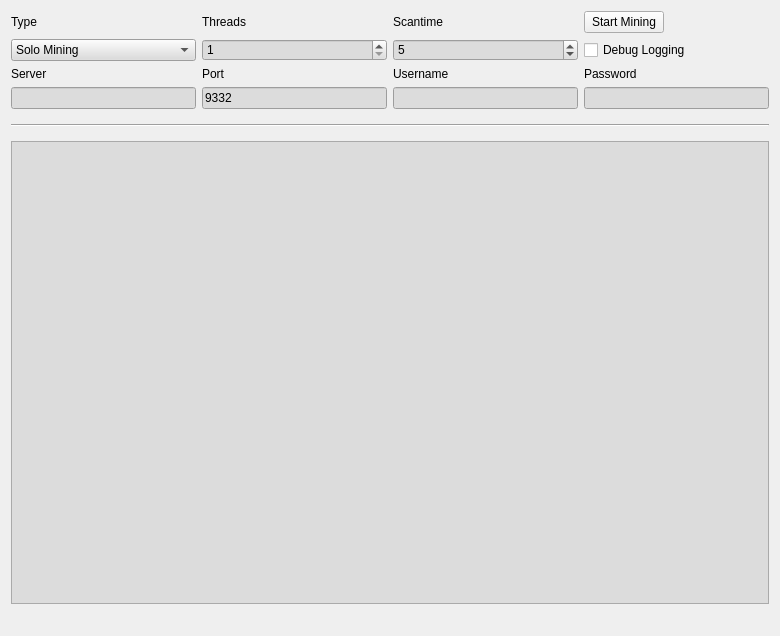
<?xml version="1.0" encoding="UTF-8"?>
<ui version="4.0">
 <class>MiningPage</class>
 <widget class="QWidget" name="MiningPage">
  <property name="geometry">
   <rect>
    <x>0</x>
    <y>0</y>
    <width>780</width>
    <height>636</height>
   </rect>
  </property>
  <property name="windowTitle">
   <string>Mining</string>
  </property>
  <layout class="QGridLayout" name="gridLayout">
   <property name="sizeConstraint">
    <enum>QLayout::SetMaximumSize</enum>
   </property>
   <item row="7" column="1">
    <widget class="QLineEdit" name="serverLine">
     <property name="enabled">
      <bool>true</bool>
     </property>
     <property name="styleSheet">
      <string notr="true">background-color: rgb(220, 220, 220);</string>
     </property>
    </widget>
   </item>
   <item row="6" column="3">
    <widget class="QLabel" name="usernameLabel">
     <property name="enabled">
      <bool>true</bool>
     </property>
     <property name="text">
      <string>Username</string>
     </property>
    </widget>
   </item>
   <item row="6" column="1">
    <widget class="QLabel" name="serverLabel">
     <property name="enabled">
      <bool>true</bool>
     </property>
     <property name="text">
      <string>Server</string>
     </property>
    </widget>
   </item>
   <item row="7" column="3">
    <widget class="QLineEdit" name="usernameLine">
     <property name="enabled">
      <bool>true</bool>
     </property>
     <property name="styleSheet">
      <string notr="true">background-color: rgb(220, 220, 220);</string>
     </property>
     <property name="text">
      <string/>
     </property>
    </widget>
   </item>
   <item row="6" column="4">
    <widget class="QLabel" name="passwordLabel">
     <property name="enabled">
      <bool>true</bool>
     </property>
     <property name="text">
      <string>Password</string>
     </property>
    </widget>
   </item>
   <item row="6" column="2">
    <widget class="QLabel" name="portLabel">
     <property name="enabled">
      <bool>true</bool>
     </property>
     <property name="text">
      <string>Port</string>
     </property>
    </widget>
   </item>
   <item row="3" column="4">
    <widget class="QPushButton" name="startButton">
     <property name="sizePolicy">
      <sizepolicy hsizetype="Fixed" vsizetype="Fixed">
       <horstretch>0</horstretch>
       <verstretch>0</verstretch>
      </sizepolicy>
     </property>
     <property name="text">
      <string>Start Mining</string>
     </property>
    </widget>
   </item>
   <item row="8" column="1" colspan="4">
    <widget class="Line" name="line">
     <property name="sizePolicy">
      <sizepolicy hsizetype="Minimum" vsizetype="Fixed">
       <horstretch>0</horstretch>
       <verstretch>0</verstretch>
      </sizepolicy>
     </property>
     <property name="minimumSize">
      <size>
       <width>0</width>
       <height>20</height>
      </size>
     </property>
     <property name="orientation">
      <enum>Qt::Horizontal</enum>
     </property>
    </widget>
   </item>
   <item row="13" column="1" colspan="4">
    <widget class="QListWidget" name="list">
     <property name="styleSheet">
      <string notr="true">background-color: rgb(220, 220, 220);</string>
     </property>
     <property name="autoScrollMargin">
      <number>100000</number>
     </property>
     <property name="dragDropMode">
      <enum>QAbstractItemView::DragOnly</enum>
     </property>
     <property name="selectionMode">
      <enum>QAbstractItemView::NoSelection</enum>
     </property>
     <property name="movement">
      <enum>QListView::Snap</enum>
     </property>
     <property name="batchSize">
      <number>10</number>
     </property>
    </widget>
   </item>
   <item row="14" column="1" colspan="2">
    <widget class="QLabel" name="shareCount">
     <property name="font">
      <font>
       <pointsize>10</pointsize>
       <weight>75</weight>
       <bold>true</bold>
      </font>
     </property>
     <property name="text">
      <string/>
     </property>
    </widget>
   </item>
   <item row="3" column="3">
    <widget class="QLabel" name="scantimeLabel">
     <property name="enabled">
      <bool>true</bool>
     </property>
     <property name="layoutDirection">
      <enum>Qt::LeftToRight</enum>
     </property>
     <property name="text">
      <string>Scantime</string>
     </property>
    </widget>
   </item>
   <item row="3" column="2">
    <widget class="QLabel" name="threadsLabel">
     <property name="enabled">
      <bool>true</bool>
     </property>
     <property name="text">
      <string>Threads</string>
     </property>
    </widget>
   </item>
   <item row="4" column="4">
    <widget class="QCheckBox" name="debugCheckBox">
     <property name="text">
      <string>Debug Logging</string>
     </property>
    </widget>
   </item>
   <item row="3" column="1">
    <widget class="QLabel" name="typeLabel">
     <property name="text">
      <string>Type</string>
     </property>
    </widget>
   </item>
   <item row="4" column="2">
    <widget class="QSpinBox" name="threadsBox">
     <property name="enabled">
      <bool>true</bool>
     </property>
     <property name="styleSheet">
      <string notr="true">background-color: rgb(220, 220, 220);</string>
     </property>
     <property name="minimum">
      <number>1</number>
     </property>
     <property name="maximum">
      <number>99</number>
     </property>
     <property name="singleStep">
      <number>1</number>
     </property>
    </widget>
   </item>
   <item row="4" column="1">
    <widget class="QComboBox" name="typeBox">
     <property name="styleSheet">
      <string notr="true">background-color: rgb(220, 220, 220);</string>
     </property>
     <property name="editable">
      <bool>false</bool>
     </property>
     <property name="currentIndex">
      <number>0</number>
     </property>
     <item>
      <property name="text">
       <string>Solo Mining</string>
      </property>
     </item>
     <item>
      <property name="text">
       <string>Group Mining</string>
      </property>
     </item>
    </widget>
   </item>
   <item row="4" column="3">
    <widget class="QSpinBox" name="scantimeBox">
     <property name="enabled">
      <bool>true</bool>
     </property>
     <property name="styleSheet">
      <string notr="true">background-color: rgb(220, 220, 220);</string>
     </property>
     <property name="minimum">
      <number>1</number>
     </property>
     <property name="value">
      <number>5</number>
     </property>
    </widget>
   </item>
   <item row="7" column="2">
    <widget class="QLineEdit" name="portLine">
     <property name="enabled">
      <bool>true</bool>
     </property>
     <property name="styleSheet">
      <string notr="true">background-color: rgb(220, 220, 220);</string>
     </property>
     <property name="text">
      <string>9332</string>
     </property>
     <property name="value" stdset="0">
      <number>9332</number>
     </property>
    </widget>
   </item>
   <item row="7" column="4">
    <widget class="QLineEdit" name="passwordLine">
     <property name="enabled">
      <bool>true</bool>
     </property>
     <property name="styleSheet">
      <string notr="true">background-color: rgb(220, 220, 220);</string>
     </property>
    </widget>
   </item>
   <item row="14" column="3" colspan="2">
    <widget class="QLabel" name="mineSpeedLabel">
     <property name="sizePolicy">
      <sizepolicy hsizetype="Preferred" vsizetype="Preferred">
       <horstretch>0</horstretch>
       <verstretch>0</verstretch>
      </sizepolicy>
     </property>
     <property name="font">
      <font>
       <pointsize>10</pointsize>
       <weight>75</weight>
       <bold>true</bold>
      </font>
     </property>
     <property name="text">
      <string/>
     </property>
     <property name="alignment">
      <set>Qt::AlignRight|Qt::AlignTrailing|Qt::AlignVCenter</set>
     </property>
    </widget>
   </item>
  </layout>
 </widget>
 <layoutdefault spacing="6" margin="11"/>
 <tabstops>
  <tabstop>startButton</tabstop>
  <tabstop>typeBox</tabstop>
  <tabstop>threadsBox</tabstop>
  <tabstop>scantimeBox</tabstop>
  <tabstop>serverLine</tabstop>
  <tabstop>portLine</tabstop>
  <tabstop>usernameLine</tabstop>
  <tabstop>passwordLine</tabstop>
  <tabstop>debugCheckBox</tabstop>
  <tabstop>list</tabstop>
 </tabstops>
 <resources/>
 <connections/>
</ui>
